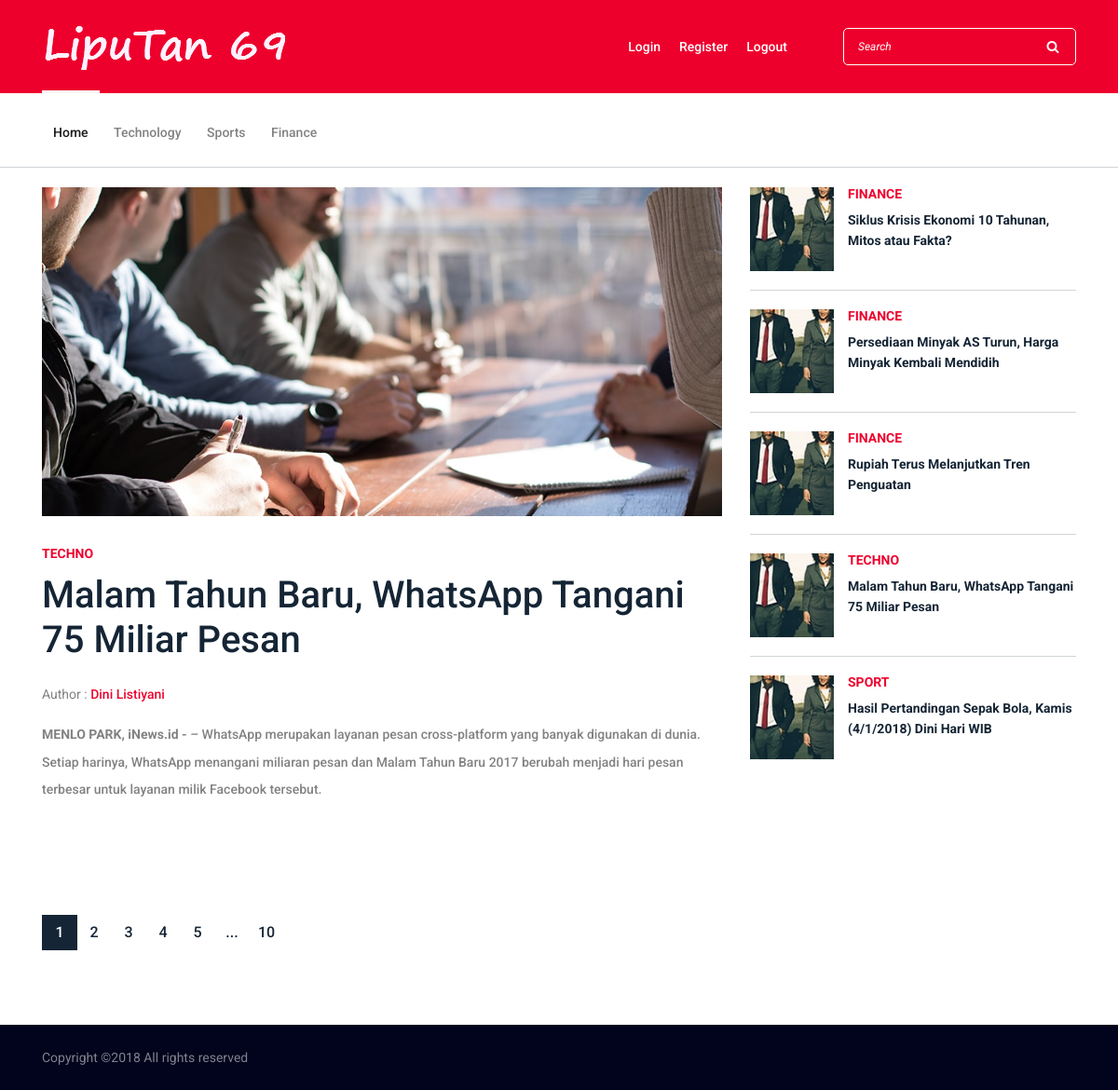
The page /category.php?kat=1 on the database its author committed.
### tables this page shows
CREATE TABLE BERITA (ID INT PRIMARY KEY, TITLE VARCHAR (25), AUTHOR VARCHAR (25), IMAGE TEXT, CONTENT1 TEXT, CONTENT2 TEXT, VIEWS INT, IDKAT INT);

CREATE TABLE KATEGORI(IDKAT INT PRIMARY KEY, NAMA VARCHAR(25));

### category.php (the view, shortened to what this page needs)
<?php
include "koneksi.php";
?>
<!DOCTYPE html>
<html lang="en">
<head>
    <link rel="stylesheet" href="style.css">
</head>
<body>
    <header class="header-area">
        <div class="top-header-area">
            <div class="container">
                <div class="row">
                    <div class="col-12">
                        <div class="top-header-content d-flex align-items-center justify-content-between">
                            <div class="logo">
                                <a href="index.php"><img src="img/core-img/logo1.png" alt=""></a>
                            </div>
                            <div class="login-search-area d-flex align-items-center">
                                <?php require_once("include/header.php"); ?>
                                <div class="search-form">
                                    <form action="#" method="post">
                                        <input type="search" name="search" class="form-control" placeholder="Search">
                                        <button type="submit"><i class="fa fa-search" aria-hidden="true"></i></button>
                                    </form>
                                </div>
                            </div>
                        </div>
                    </div>
                </div>
            </div>
        </div>
        <div class="newspaper-main-menu" id="stickyMenu">
            <div class="classy-nav-container breakpoint-off">
                <div class="container">
                    <nav class="classy-navbar justify-content-between" id="newspaperNav">
                        <div class="classy-menu">
                            <?php require_once("include/nav.php"); ?>
                        </div>
                    </nav>
                </div>
            </div>
        </div>
    </header>
    <div></div><br>
    <div class="blog-area section-padding-0-80">
        <div class="container">
            <div class="row">
                <div class="col-12 col-lg-8">
                    <?php while($row = $result->fetchArray()) {?>
                    <div class="blog-posts-area">
                        <div class="single-blog-post featured-post mb-30">
                            <div class="post-thumb">
                                <a href="#"><img src="img/bg-img/25.jpg" alt=""></a>
                            </div>
                            <div class="post-data">
                                <a href="#" class="post-catagory"><?php echo $row['NAMA'];?></a>
                                <a href="detail.php?kd=<?php echo $row['ID'];?>" class="post-title">
                                    <h6><?php echo $row['TITLE'];?></h6>
                                </a>
                                <div class="post-meta">
                                    <p class="post-author">Author : <a href="#"><?php echo $row['AUTHOR'];?></a></p>
                                    <p class="post-excerp"><?php echo $row['CONTENT1'];?> </p>
                                </div>
                            </div>
                        </div>
                    </div>
                    <?php } ?>
                    <nav aria-label="Page navigation example">
                        <ul class="pagination mt-50">
                            <li class="page-item active"><a class="page-link" href="#">1</a></li>
                            <li class="page-item"><a class="page-link" href="#">2</a></li>
                            <li class="page-item"><a class="page-link" href="#">3</a></li>
                            <li class="page-item"><a class="page-link" href="#">4</a></li>
                            <li class="page-item"><a class="page-link" href="#">5</a></li>
                            <li class="page-item"><a class="page-link" href="#">...</a></li>
                            <li class="page-item"><a class="page-link" href="#">10</a></li>
                        </ul>
                    </nav>
                </div>
                <div class="col-12 col-lg-4">
                    <div class="blog-sidebar-area">
                        <div class="latest-posts-widget mb-50">
                            <?php require_once("include/sidebar.php"); ?>
                        </div>
                    </div>
                </div>
            </div>
        </div>
    </div>
    <?php require_once("include/footer.php"); ?>
</body>
</html>

### include/header.php
<div class="login d-flex">
	<a href="#">Login</a>
	<a href="#">Register</a>
	<a href="#">Logout</a>
</div>

### include/nav.php
<?php
include "koneksi.php";
$query = "SELECT a.ID, a.TITLE, a.AUTHOR, a.IMAGE, a.CONTENT1, a.CONTENT2, a.VIEWS, a.IDKAT, b.IDKAT, b.NAMA FROM BERITA a JOIN KATEGORI b ON a.IDKAT=b.IDKAT WHERE a.IDKAT='$_GET[kat]' ORDER BY a.ID DESC";
$result = $db->query($query);
?>
<div class="classynav">
    <ul>
        <li class="active"><a href="index.php">Home</a></li>
        <li><a href="category.php?kat=1">Technology</a></li>
        <li><a href="category.php?kat=2">Sports</a></li>
        <li><a href="category.php?kat=3">Finance</a></li>
    </ul>
</div>

### include/sidebar.php (shortened to what this page needs)
<?php
include "koneksi.php";
$query = "SELECT a.ID, a.TITLE, a.AUTHOR, a.IMAGE, a.CONTENT1, a.CONTENT2, a.VIEWS, a.IDKAT, b.IDKAT, b.NAMA FROM BERITA a JOIN KATEGORI b ON a.IDKAT=b.IDKAT ";
$result = $db->query($query);
?>
<?php while($row = $result->fetchArray()) {?>
    <div class="single-blog-post small-featured-post d-flex">
        <div class="post-thumb">
            <a href="#"><img src="img/bg-img/19.jpg" alt=""></a>
        </div>
        <div class="post-data">
            <a href="#" class="post-catagory"><?php echo $row['NAMA'];?></a>
            <div class="post-meta">
                <a href="#" class="post-title">
                    <h6><?php echo $row['TITLE'];?></h6>
                </a>
            </div>
        </div>
    </div>
<?php } ?>

### include/footer.php
<footer class="footer-area">
    <div class="bottom-footer-area">
        <div class="container h-100">
            <div class="row h-100 align-items-center">
                <div class="col-12">
                    <p>
                        Copyright &copy;<script>document.write(new Date().getFullYear());</script> All rights reserved </p>
                    </div>
                </div>
            </div>
        </div>
    </footer>

### rows shown on the page
berita: IDKAT.NAMA "TECHNO", TITLE "Malam Tahun Baru, WhatsApp Tangani 75 Miliar Pesan", AUTHOR "Dini Listiyani", CONTENT1 "MENLO PARK, iNews.id - – WhatsApp merupakan layanan pesan cross-platform yang banyak digunakan di dunia. Setiap harinya, WhatsApp menangani miliaran pesan dan Malam Tahun Baru 2017 berubah menjadi hari pesan terbesar untuk layanan milik Facebook tersebut."
berita: IDKAT.NAMA "FINANCE", TITLE "Siklus Krisis Ekonomi 10 Tahunan, Mitos atau Fakta?"
berita: IDKAT.NAMA "FINANCE", TITLE "Persediaan Minyak AS Turun, Harga Minyak Kembali Mendidih"
berita: IDKAT.NAMA "FINANCE", TITLE "Rupiah Terus Melanjutkan Tren Penguatan"
berita: IDKAT.NAMA "SPORT", TITLE "Hasil Pertandingan Sepak Bola, Kamis (4/1/2018) Dini Hari WIB"
